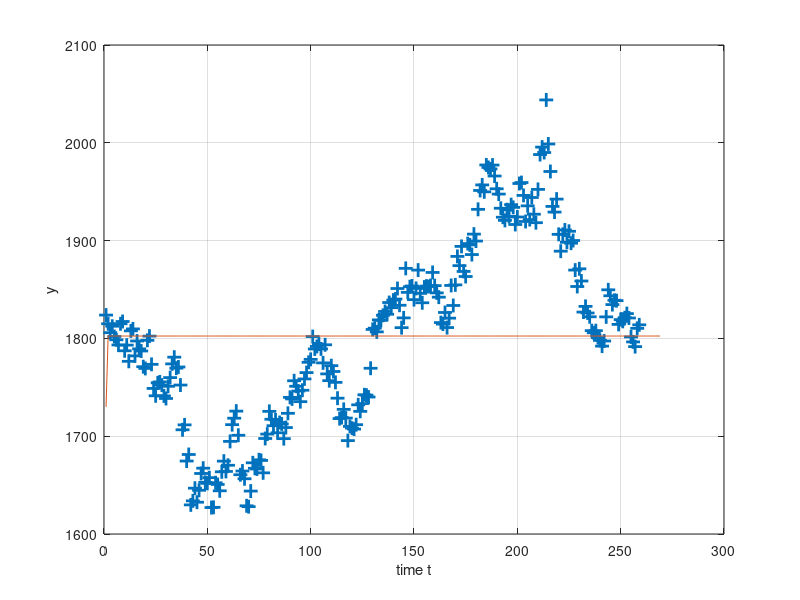

The MATLAB source for this figure:
clear all;
close all;

srebro_raw=[23.97
23.88
23.54
24.03
23.86
23.74
23.59
23.96
24.13
22.99
23.23
23.07
23.88
23.69
23.35
23.48
23.10
22.72
22.18
22.25
23.16
22.70
22.35
21.22
20.93
21.61
21.49
21.58
21.09
20.86
20.94
20.96
21.43
21.59
21.93
21.71
21.61
21.04
21.39
20.77
20.85
19.45
19.16
19.63
19.16
19.26
19.55
19.61
19.33
19.30
19.42
18.61
18.41
18.77
18.66
18.28
18.87
19.06
19.12
19.64
20.13
20.60
20.68
21.02
20.77
19.03
18.91
18.84
18.39
18.44
18.88
19.67
19.47
19.29
19.54
19.61
18.97
19.65
19.35
19.85
18.84
18.58
18.45
17.98
18.22
18.06
17.83
17.91
18.40
18.79
18.91
19.20
19.12
19.09
18.96
19.06
19.51
19.82
20.13
20.25
20.82
20.28
20.60
20.52
20.71
19.90
20.21
19.99
19.87
20.33
20.36
19.95
19.15
18.68
18.40
18.61
18.82
18.68
18.77
18.71
18.71
18.45
19.13
18.90
19.10
19.32
19.26
19.18
19.24
19.99
19.89
20.27
20.75
20.82
21.16
21.15
21.01
21.39
21.62
21.60
21.68
21.87
21.72
21.10
21.13
21.89
21.65
22.05
22.24
22.04
21.93
22.38
21.79
21.55
21.93
22.12
22.02
21.99
22.13
21.76
21.75
21.91
21.34
21.63
21.60
21.11
20.82
21.54
21.27
21.82
22.36
22.47
23.01
22.60
22.64
22.76
23.18
23.33
23.60
23.69
24.14
24.63
25.17
25.11
25.86
25.32
25.67
25.67
25.40
25.10
24.78
24.64
24.41
24.28
24.52
24.62
24.80
24.90
24.74
24.94
25.53
25.58
25.18
24.76
25.23
24.96
25.40
25.15
24.94
25.08
25.85
25.90
25.64
26.46
25.70
25.74
25.10
25.25
25.37
24.42
24.25
24.20
24.55
24.14
24.01
23.94
23.84
23.59
23.38
23.88
23.57
23.18
23.30
23.20
23.04
22.50
22.42
22.62
22.63
22.48
22.47
22.75
23.59
23.90
23.95
24.29
24.39
24.09
23.47
23.02
22.96
23.06
23.13
22.76
22.50
22.37
22.19
22.78
23.06
22.92];

zloto_raw=[1823.86
1815.00
1805.86
1812.46
1801.94
1798.58
1793.30
1814.94
1817.28
1787.33
1793.13
1776.57
1807.69
1809.72
1782.11
1797.35
1789.33
1787.13
1771.06
1769.28
1798.03
1802.34
1773.48
1748.84
1741.31
1754.60
1755.53
1752.24
1741.21
1738.57
1751.04
1759.93
1773.94
1780.82
1769.57
1770.78
1752.30
1706.56
1711.60
1674.60
1681.30
1629.77
1633.88
1646.87
1632.51
1644.70
1661.89
1667.29
1652.82
1651.80
1657.60
1627.04
1627.28
1652.42
1650.67
1644.16
1663.59
1674.50
1663.98
1670.29
1694.70
1711.80
1718.41
1725.65
1700.96
1660.60
1664.40
1656.48
1628.84
1627.95
1643.90
1672.80
1667.23
1666.47
1675.89
1675.23
1662.54
1697.65
1702.16
1725.42
1717.32
1710.74
1716.64
1703.50
1714.02
1712.50
1697.50
1708.84
1723.41
1739.73
1738.10
1756.69
1751.07
1746.16
1735.32
1747.00
1758.54
1765.04
1775.56
1778.57
1801.89
1789.19
1791.78
1794.16
1789.26
1774.97
1793.47
1763.71
1756.78
1772.11
1766.16
1755.05
1738.87
1718.02
1719.06
1727.45
1718.55
1695.50
1710.01
1708.26
1707.27
1711.78
1732.08
1725.42
1733.39
1742.35
1741.94
1740.06
1769.48
1809.16
1810.46
1806.67
1818.93
1818.44
1823.61
1827.54
1824.70
1836.67
1831.39
1839.17
1840.25
1851.01
1833.90
1810.99
1820.98
1871.61
1847.09
1852.82
1853.62
1839.64
1851.10
1869.84
1846.05
1836.44
1852.52
1853.48
1853.04
1854.09
1867.44
1853.94
1846.53
1842.17
1816.19
1814.62
1826.49
1811.09
1820.70
1854.14
1833.65
1854.73
1883.86
1874.40
1894.08
1868.47
1863.28
1896.95
1895.60
1885.73
1906.63
1899.54
1931.96
1951.27
1956.95
1949.86
1977.34
1974.80
1973.30
1977.25
1966.04
1952.97
1947.57
1933.08
1923.91
1920.69
1931.59
1924.80
1936.78
1933.98
1916.47
1924.15
1958.39
1959.36
1946.21
1919.54
1935.53
1921.49
1944.05
1926.98
1918.31
1952.36
1987.99
1995.61
1990.08
2043.83
1998.79
1970.68
1934.96
1929.16
1942.43
1906.41
1889.18
1906.45
1910.86
1898.27
1909.53
1897.36
1900.09
1869.85
1853.08
1871.16
1858.69
1826.92
1832.75
1825.99
1822.10
1807.95
1805.76
1807.90
1800.77
1797.92
1792.11
1797.32
1822.01
1849.68
1843.57
1834.58
1839.01
1838.58
1814.33
1819.22
1817.43
1821.16
1825.36
1820.88
1801.52
1796.41
1791.61
1810.28
1813.88
1804.27];

%przedział czasowy 0-260
pocz=1;
koniec=259;

%ilość dodatkowych dni
ekst=10;

t1=[pocz:1:koniec]';
zloto=zloto_raw(pocz:koniec);
srebro=srebro_raw(pocz:koniec);



f = @(a,b,c,x) a.*(1-exp(-(x.*b).^c));
obj_fun_zl = @(params) norm(f(params(1), params(2), params(3),t1)-zloto);
obj_fun_sr = @(params) norm(f(params(1), params(2), params(3),t1)-srebro);

wynik_zloto = fminsearch(obj_fun_zl, [zloto(end),0,1]);
wynik_srebro = fminsearch(obj_fun_sr, [srebro(end),0,1]);
a_wz = wynik_zloto(1);
b_wz = wynik_zloto(2);
c_wz = wynik_zloto(3);

a_ws = wynik_srebro(1);
b_ws = wynik_srebro(2);
c_ws = wynik_srebro(3);
% y_fit = f(a_sol, b_sol,c_sol, t1);

% extrapolation 
t_ekstr = [pocz:1:koniec+ekst]';
y_zloto = f(a_wz, b_wz,c_wz, t_ekstr);
y_zloto(1)=1730;

y_srebro = f(a_ws, b_ws,c_ws, t_ekstr);
% 
% y_zloto(1)=zloto(1);
% y_srebro(1)=srebro(1);


figure;
plot(t1, zloto, '+', 'MarkerSize', 10, 'LineWidth', 2)
hold on
plot(t_ekstr, y_zloto);grid on
xlabel('time t');
ylabel('y');
